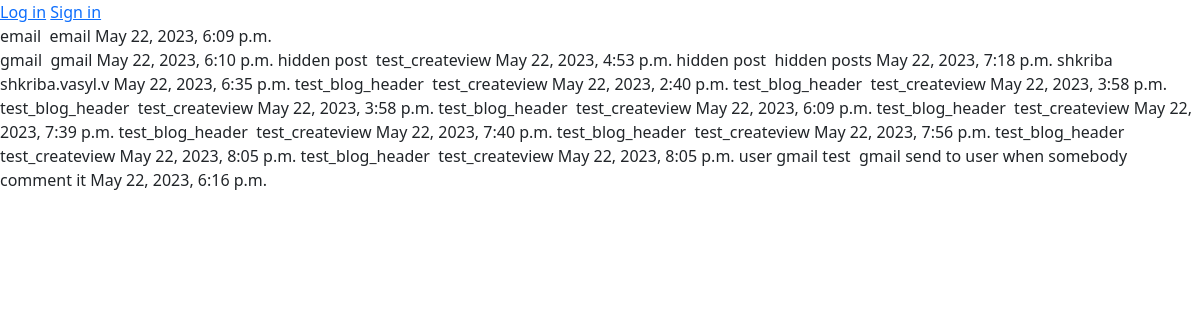
/main/, run on the app's committed database.
### main/models.py (models this page shows, shortened)
class BlogModel(models.Model):
    blog_author = models.ForeignKey(User, on_delete=models.CASCADE)
    blog_header = models.CharField(max_length=50)
    blog_text = models.TextField()
    date = models.DateTimeField()
    blog_image = models.ImageField(upload_to="image", blank=True, null=True)
    is_hidden = models.BooleanField(default=False, verbose_name="Make it Hidden?")
    class Meta:
        ordering = ["blog_header"]

### main/views.py (the view)
# urls.py: urlpatterns = [path("main/", views.BlogList.as_view(), name="main")]
class BlogList(ListView):
    model = BlogModel
    context_object_name = "blog"
    template_name = "main/main_page.html"

### main/templates/main/main_page.html (shortened to what this page needs)
{% extends 'main/layout.html' %}
{% block content %}<form action="/main/" method="post">
    <a href="http://127.0.0.1:8000/blog/log_in/">Log in</a>
    <a href="http://127.0.0.1:8000/blog/sign_up/">Sign in</a>
    <class name='blog_content'>
        <div>
            {%for post in blog%}
            <block>
                <a>{{post.blog_header}}</a>
                <a>{{post.blog_text}}</a>
                <a>{{post.date}}</a>
        </block>
        </div>
    </class>
    {% endfor %}
</form>{% endblock %}

### main/templates/main/layout.html (shortened to what this page needs)
<!DOCTYPE html>
<html lang="en">
<head>
    <link rel="stylesheet" href="https://cdn.jsdelivr.net/npm/bootstrap@5.2.3/dist/css/bootstrap.min.css">
</head>
<body>
    {% block content %}
    {% endblock %}
</body>
</html>

### data on the page
BlogModel: blog_header "email", blog_text "email", date "May 22, 2023, 6:09 p.m."
BlogModel: blog_header "gmail", blog_text "gmail", date "May 22, 2023, 6:10 p.m."
BlogModel: blog_header "hidden post", blog_text "test_createview", date "May 22, 2023, 4:53 p.m."
BlogModel: blog_header "hidden post", blog_text "hidden posts", date "May 22, 2023, 7:18 p.m."
BlogModel: blog_header "shkriba", blog_text "shkriba.vasyl.v", date "May 22, 2023, 6:35 p.m."
BlogModel: blog_header "test_blog_header", blog_text "test_createview", date "May 22, 2023, 2:40 p.m."
BlogModel: blog_header "test_blog_header", blog_text "test_createview", date "May 22, 2023, 3:58 p.m."
BlogModel: blog_header "test_blog_header", blog_text "test_createview", date "May 22, 2023, 3:58 p.m."
BlogModel: blog_header "test_blog_header", blog_text "test_createview", date "May 22, 2023, 6:09 p.m."
BlogModel: blog_header "test_blog_header", blog_text "test_createview", date "May 22, 2023, 7:39 p.m."
BlogModel: blog_header "test_blog_header", blog_text "test_createview", date "May 22, 2023, 7:40 p.m."
BlogModel: blog_header "test_blog_header", blog_text "test_createview", date "May 22, 2023, 7:56 p.m."
BlogModel: blog_header "test_blog_header", blog_text "test_createview", date "May 22, 2023, 8:05 p.m."
BlogModel: blog_header "test_blog_header", blog_text "test_createview", date "May 22, 2023, 8:05 p.m."
BlogModel: blog_header "user gmail test", blog_text "gmail send to user when somebody comment it", date "May 22, 2023, 6:16 p.m."
